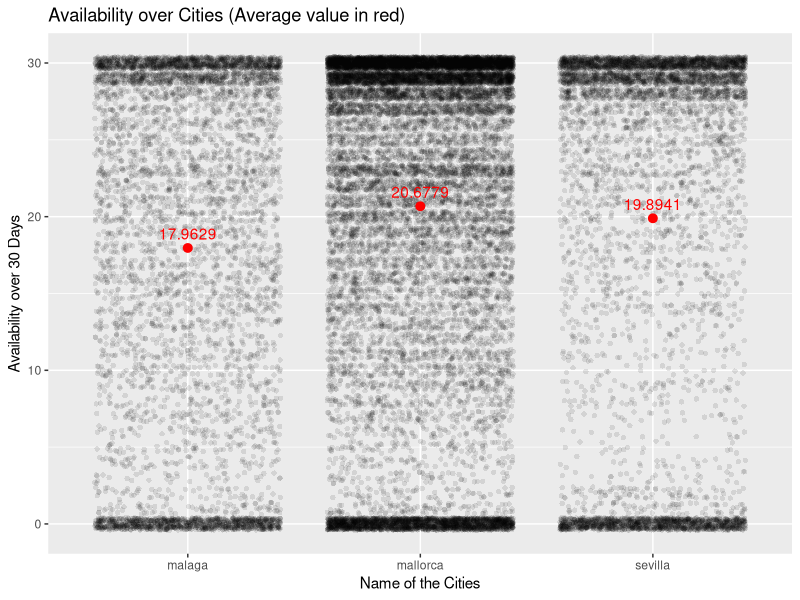
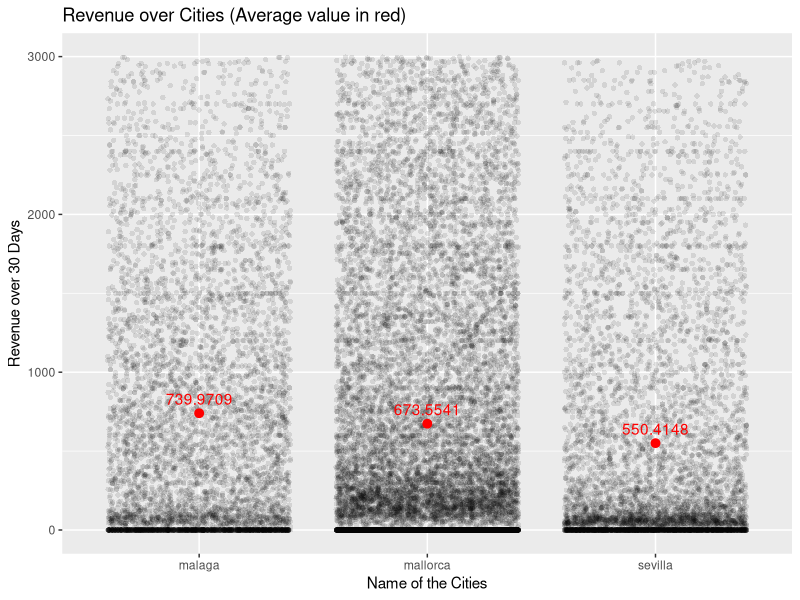
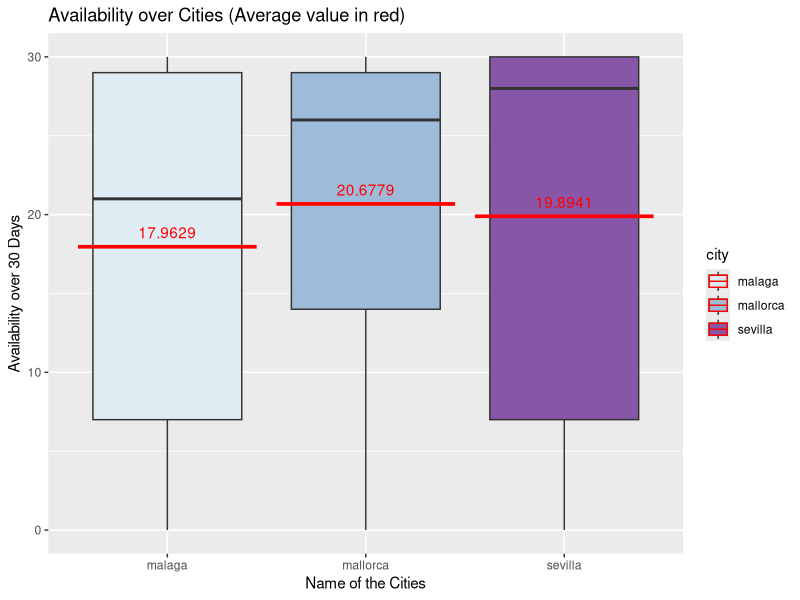
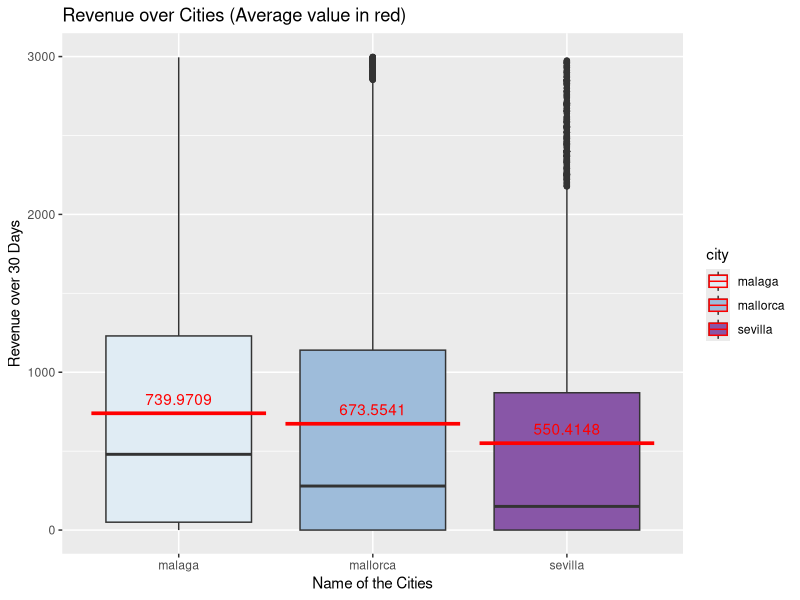
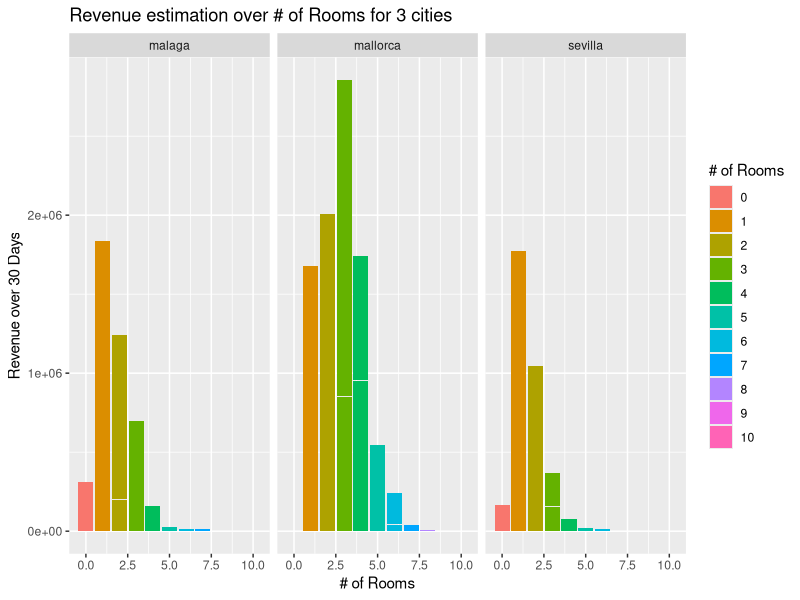
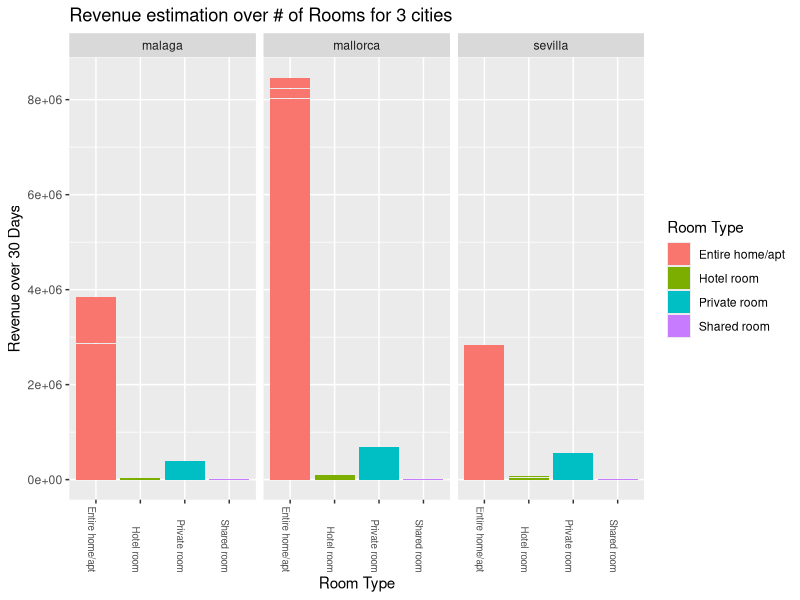
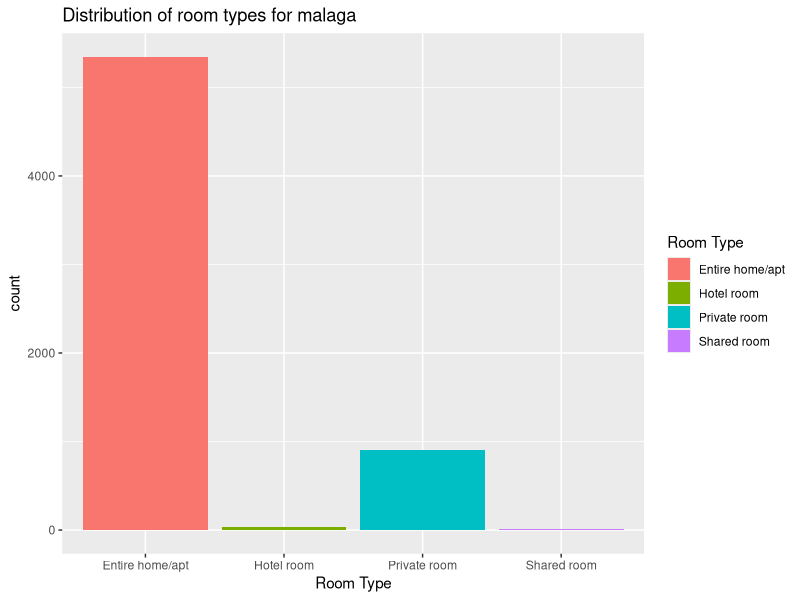
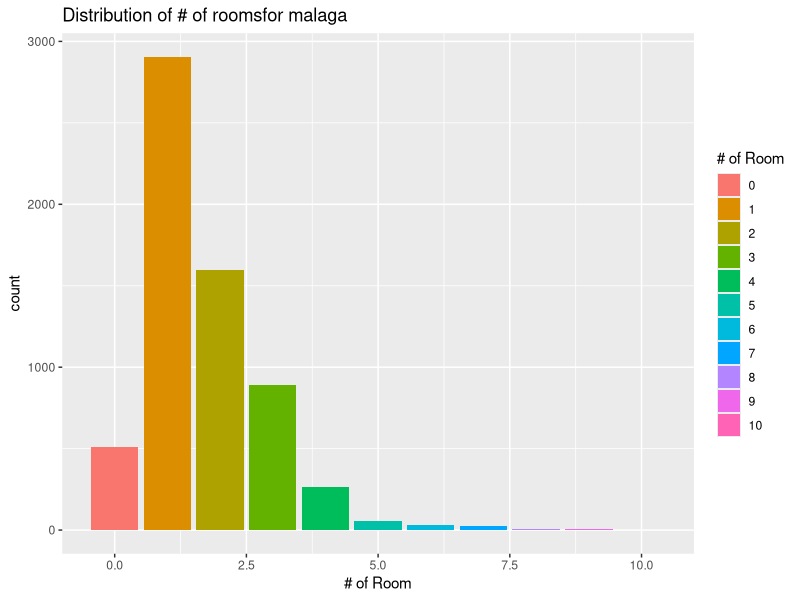

Reproduce these figures in R, in order.
## ---- chunk 1

cities_df <- rbind(
  as.data.frame(read.csv("data-20201106/data_cleansed/malaga/2020-06-30/listings.csv")),
  as.data.frame(read.csv("data-20201106/data_cleansed/mallorca/2020-09-19/listings.csv")),
  as.data.frame(read.csv("data-20201106/data_cleansed/sevilla/2020-06-29/listings.csv")))

head(cities_df)
## ---- chunk 2
library("ggplot2")
## ---- chunk 3
ggplot(cities_df,aes(x=city,y=availability_30, fill=city))+
  geom_jitter(alpha = 0.1, shape = 16)+
    theme(legend.position="none")+
  ggtitle("Availability over Cities (Average value in red)")+
  xlab("Name of the Cities")+ylab("Availability over 30 Days")+
  stat_summary(fun=mean, geom="pointrange",colour="red") + 
  stat_summary(fun=mean, colour="red", geom="text", show.legend  = FALSE, vjust=-0.7,      aes(      label=round(..y.., digits=4)))

## ---- chunk 4
ggplot(subset(cities_df,revenue_30<3000,c(city,revenue_30)),
       aes(x=city,y=revenue_30, fill=city))+
  geom_jitter(alpha = 0.1, shape = 16)+
  theme(legend.position="none")+
  ggtitle("Revenue over Cities (Average value in red)")+
  xlab("Name of the Cities")+ylab("Revenue over 30 Days")+
  stat_summary(fun=mean, geom="pointrange",colour="red") + 
  stat_summary(fun=mean, colour="red", geom="text", show.legend  = FALSE, vjust=-0.7,      aes(      label=round(..y.., digits=4)))
## ---- chunk 5

ggplot(cities_df,aes(x=city,y=availability_30, fill=city))+geom_boxplot() +

  ggtitle("Availability over Cities (Average value in red)")+
  xlab("Name of the Cities")+ylab("Availability over 30 Days")+
  stat_summary(fun=mean, geom="crossbar",colour="red") + 
  stat_summary(fun=mean, colour="red", geom="text", show.legend  = FALSE, vjust=-0.7,      aes( label=round(..y.., digits=4)))+
  scale_fill_brewer(palette="BuPu")

## ---- chunk 6
ggplot(subset(cities_df,revenue_30<3000,c(city,revenue_30)),
       aes(x=city,y=revenue_30, fill=city))+geom_boxplot() +

  ggtitle("Revenue over Cities (Average value in red)")+
  xlab("Name of the Cities")+ylab("Revenue over 30 Days")+
  stat_summary(fun=mean, geom="crossbar",colour="red") + 
  stat_summary(fun=mean, colour="red", geom="text", show.legend  = FALSE, vjust=-0.7,      aes( label=round(..y.., digits=4)))+
  scale_fill_brewer(palette="BuPu")
## ---- chunk 7

ggplot(subset(cities_df,bedrooms<=10&revenue_30<3000,c(city,revenue_30,bedrooms)), 
       aes(x=bedrooms , y=revenue_30 , fill=as.factor(bedrooms)))+ 
  geom_bar(stat="identity")+facet_grid(.~city)+
  ggtitle("Revenue estimation over # of Rooms for 3 cities")+
  xlab("# of Rooms")+ylab("Revenue over 30 Days")+ labs(fill="# of Rooms")
## ---- chunk 8
ggplot(subset(cities_df,revenue_30<3000,c(city,revenue_30,room_type)), 
       aes(x=room_type , y=revenue_30 , fill=as.factor(room_type)))+ 
  geom_bar(stat="identity")+facet_grid(.~city)+
  ggtitle("Revenue estimation over # of Rooms for 3 cities")+
  xlab("Room Type")+ylab("Revenue over 30 Days")+ labs(fill="Room Type")+
  theme(axis.text.x=element_text(angle = -90, hjust =1,size = 7))
## ---- chunk 9
city_sellected <- "malaga"

ggplot(subset(cities_df,city==city_sellected,room_type))+
geom_bar(mapping = aes(x=room_type,fill=as.factor(room_type)))+
  ggtitle( paste("Distribution of room types for",city_sellected))+
  xlab("Room Type")+ labs(fill="Room Type")
## ---- chunk 10
city_sellected <- "malaga"

ggplot(subset(cities_df,city==city_sellected & bedrooms <= 10 ,bedrooms))+
geom_bar(mapping = aes(x=bedrooms,fill=as.factor(bedrooms)))+
  ggtitle( paste("Distribution of # of roomsfor",city_sellected))+
  xlab("# of Room")+ labs(fill="# of Room")
## ---- chunk 11
city_sellected <- "malaga"

ggplot(subset(cities_df,city==city_sellected,neighbourhood_cleansed))+
geom_bar(mapping = aes(x=neighbourhood_cleansed,fill=as.factor(neighbourhood_cleansed)))+
  ggtitle( paste("Distribution of neighborhood for",city_sellected))+
  xlab("Name of Neighborhood")+ labs(fill="Name of Neighborhood")+
  theme(axis.text.x=element_text(angle = -90, hjust =1,size = 7))
## ---- chunk 12
city_sellected <- "malaga"

ggplot(subset(cities_df,city==city_sellected,c(room_type,availability_30)), 
       aes(x=room_type , y=availability_30 , fill=as.factor(room_type)))+ 
  geom_bar(stat="identity")+
  ggtitle(paste("Availability over # of Rooms for ",city_sellected))+
  xlab("Room Type")+ylab("Availability over 30 Days")+ labs(fill="Room Type")+
  theme(axis.text.x=element_text(angle = -90, hjust =1,size = 7))
## ---- chunk 13
city_sellected <- "malaga"

ggplot(subset(cities_df,city==city_sellected & bedrooms<=10,c(bedrooms,availability_30)), 
       aes(x=bedrooms , y=availability_30 , fill=as.factor(bedrooms)))+ 
  geom_bar(stat="identity")+
  ggtitle(paste("Availability over House Size for ",city_sellected))+
  xlab("House Size")+ylab("Availability over 30 Days")+ labs(fill="House Size")+
  theme(axis.text.x=element_text(angle = -90, hjust =1,size = 7))
## ---- chunk 14
city_sellected <- "malaga"

ggplot(subset(cities_df,city==city_sellected ,c(neighbourhood_cleansed,availability_30)), 
       aes(x=neighbourhood_cleansed , y=availability_30 ,
           fill=as.factor(neighbourhood_cleansed)))+ 
  geom_bar(stat="identity")+
  ggtitle(paste("Availability over Neighborhood for ",city_sellected))+
  xlab("Neighborhood")+ylab("Availability over 30 Days")+ labs(fill="Neighborhood")+
  theme(axis.text.x=element_text(angle = -90, hjust =1,size = 7))
## ---- chunk 15
city_sellected <- "malaga"

ggplot(subset(cities_df,city==city_sellected&revenue_30<3000,c(room_type,revenue_30)), 
       aes(x=room_type , y=revenue_30 , fill=as.factor(room_type)))+ 
  geom_bar(stat="identity")+
  ggtitle(paste("Revenue over # of Rooms for ",city_sellected))+
  xlab("Room Type")+ylab("Revenue over 30 Days")+ labs(fill="Room Type")+
  theme(axis.text.x=element_text(angle = -90, hjust =1,size = 7))
## ---- chunk 16
city_sellected <- "malaga"

ggplot(subset(cities_df,city==city_sellected & bedrooms<=10&revenue_30<3000,
              c(bedrooms,revenue_30)), 
       aes(x=bedrooms , y=revenue_30 , fill=as.factor(bedrooms)))+ 
  geom_bar(stat="identity")+
  ggtitle(paste("Revenue over House Size for ",city_sellected))+
  xlab("House Size")+ylab("Revenue over 30 Days")+ labs(fill="House Size")+
  theme(axis.text.x=element_text(angle = -90, hjust =1,size = 7))
## ---- chunk 17
city_sellected <- "malaga"

ggplot(subset(cities_df,city==city_sellected & revenue_30<3000,
              c(neighbourhood_cleansed,revenue_30)), 
       aes(x=neighbourhood_cleansed , y=revenue_30 ,
           fill=as.factor(neighbourhood_cleansed)))+ 
  geom_bar(stat="identity")+
  ggtitle(paste("Revenue over Neighborhood for ",city_sellected))+
  xlab("Neighborhood")+ylab("Revenue over 30 Days")+ labs(fill="Neighborhood")+
  theme(axis.text.x=element_text(angle = -90, hjust =1,size = 7))
## ---- chunk 18
city_sellected <- "malaga"

ggplot(subset(cities_df,city==city_sellected,c(room_type,availability_30)), 
       aes(x=room_type , y=availability_30 , fill=as.factor(room_type)))+ 
  geom_boxplot()+
  ggtitle(paste("Availability over Room Types ",city_sellected))+
  xlab("Room Type")+ylab("Availability over 30 Days")+ labs(fill="Room Type")+
  stat_summary(fun=mean, geom="crossbar",colour="red") + 
  stat_summary(fun=mean, colour="red", geom="text", show.legend  = FALSE, vjust=-0.7,      aes( label=round(..y.., digits=4)))+
  scale_fill_brewer(palette="BuPu")
## ---- chunk 19
city_sellected <- "malaga"

ggplot(subset(cities_df,city==city_sellected&bedrooms<=10,c(availability_30,bedrooms)), 
       aes(x=bedrooms , y=availability_30 , fill=as.factor(bedrooms)))+ 
  geom_boxplot()+
  scale_colour_gradient()+
  ggtitle(paste("Availability over # of Rooms for ",city_sellected))+
  xlab("# of Rooms")+ylab("Availability over 30 Days")+ labs(fill="# of Rooms")+
  stat_summary(fun=mean, geom="crossbar",colour="red") + 
  stat_summary(fun=mean, colour="red", geom="text", show.legend  = FALSE, vjust=-0.7,      
               aes( label=round(..y.., digits=4)))
## ---- chunk 20
city_sellected <- "malaga"

ggplot(subset(cities_df,city==city_sellected,c(availability_30,neighbourhood_cleansed)), 
       aes(x=neighbourhood_cleansed , y=availability_30 ,
           fill=as.factor(neighbourhood_cleansed)))+ 
  geom_boxplot()+
  scale_colour_gradient()+
  ggtitle(paste("Availability over Neighborhood for ",city_sellected))+
  xlab("Neighborhood")+ylab("Availability over 30 Days")+ labs(fill="Neighborhood")+
  stat_summary(fun=mean, geom="crossbar",colour="red") + 
  stat_summary(fun=mean, colour="red", geom="text", show.legend  = FALSE, vjust=-0.7,      
               aes( label=round(..y.., digits=4)))
## ---- chunk 21
city_sellected <- "malaga"

ggplot(subset(cities_df,city==city_sellected & revenue_30<3000,c(room_type,revenue_30)), 
       aes(x=room_type , y=revenue_30 , fill=as.factor(room_type)))+ 
  geom_boxplot()+
  ggtitle(paste("Revenue over Room Types ",city_sellected))+
  xlab("Room Type")+ylab("Revenue over 30 Days")+ labs(fill="Room Type")+
  stat_summary(fun=mean, geom="crossbar",colour="red") + 
  stat_summary(fun=mean, colour="red", geom="text", show.legend  = FALSE, vjust=-0.7,      aes( label=round(..y.., digits=4)))+
  scale_fill_brewer(palette="BuPu")

## ---- chunk 22
city_sellected <- "malaga"

ggplot(subset(cities_df,city==city_sellected&bedrooms<=10&revenue_30<3000,
              c(revenue_30,bedrooms)), 
       aes(x=bedrooms , y=revenue_30 , fill=as.factor(bedrooms)))+ 
  geom_boxplot()+
  scale_colour_gradient()+
  ggtitle(paste("revenue over # of Rooms for ",city_sellected))+
  xlab("# of Rooms")+ylab("revenue over 30 Days")+ labs(fill="# of Rooms")+
  stat_summary(fun=mean, geom="crossbar",colour="red") + 
  stat_summary(fun=mean, colour="red", geom="text", show.legend  = FALSE, vjust=-0.7,      
               aes( label=round(..y.., digits=4)))
## ---- chunk 23
city_sellected <- "malaga"

ggplot(subset(cities_df,city==city_sellected&revenue_30<3000,
              c(revenue_30,neighbourhood_cleansed)), 
       aes(x=neighbourhood_cleansed , y=revenue_30 ,
           fill=as.factor(neighbourhood_cleansed)))+ 
  geom_boxplot()+
  scale_colour_gradient()+
  ggtitle(paste("revenue over Neighborhood for ",city_sellected))+
  xlab("Neighborhood")+ylab("revenue over 30 Days")+ labs(fill="Neighborhood")+
  stat_summary(fun=mean, geom="crossbar",colour="red") + 
  stat_summary(fun=mean, colour="red", geom="text", show.legend  = FALSE, vjust=-0.7,      
               aes( label=round(..y.., digits=4)))
## ---- chunk 24
city_sellected <- "mallorca"

ggplot(subset(cities_df,city==city_sellected,room_type))+
geom_bar(mapping = aes(x=room_type,fill=as.factor(room_type)))+
  ggtitle( paste("Distribution of room types for",city_sellected))+
  xlab("Room Type")+ labs(fill="Room Type")


## ---- chunk 25
city_sellected <- "mallorca"

ggplot(subset(cities_df,city==city_sellected & bedrooms <= 10 ,bedrooms))+
geom_bar(mapping = aes(x=bedrooms,fill=as.factor(bedrooms)))+
  ggtitle( paste("Distribution of # of roomsfor",city_sellected))+
  xlab("# of Room")+ labs(fill="# of Room")
## ---- chunk 26
city_sellected <- "mallorca"

ggplot(subset(cities_df,city==city_sellected,neighbourhood_cleansed))+
geom_bar(mapping = aes(x=neighbourhood_cleansed,fill=as.factor(neighbourhood_cleansed)))+
  ggtitle( paste("Distribution of neighborhood for",city_sellected))+
  xlab("Name of Neighborhood")+ labs(fill="Name of Neighborhood")+
  theme(legend.position="none",
        axis.text.x=element_text(angle = -90, hjust =1,size = 5))
## ---- chunk 27
city_sellected <- "mallorca"

ggplot(subset(cities_df,city==city_sellected,c(room_type,availability_30)), 
       aes(x=room_type , y=availability_30 , fill=as.factor(room_type)))+ 
  geom_bar(stat="identity")+
  ggtitle(paste("Availability over # of Rooms for ",city_sellected))+
  xlab("Room Type")+ylab("Availability over 30 Days")+ labs(fill="Room Type")+
  theme(axis.text.x=element_text(angle = -90, hjust =1,size = 7))
## ---- chunk 28
city_sellected <- "mallorca"

ggplot(subset(cities_df,city==city_sellected & bedrooms<=10,c(bedrooms,availability_30)), 
       aes(x=bedrooms , y=availability_30 , fill=as.factor(bedrooms)))+ 
  geom_bar(stat="identity")+
  ggtitle(paste("Availability over House Size for ",city_sellected))+
  xlab("House Size")+ylab("Availability over 30 Days")+ labs(fill="House Size")+
  theme(axis.text.x=element_text(angle = -90, hjust =1,size = 7))
## ---- chunk 29
city_sellected <- "mallorca"

ggplot(subset(cities_df,city==city_sellected ,c(neighbourhood_cleansed,availability_30)), 
       aes(x=neighbourhood_cleansed , y=availability_30 ,
           fill=as.factor(neighbourhood_cleansed)))+ 
  geom_bar(stat="identity")+
  ggtitle(paste("Availability over Neighborhood for ",city_sellected))+
  xlab("Neighborhood")+ylab("Availability over 30 Days")+ labs(fill="Neighborhood")+
  theme(legend.position="none",
        axis.text.x=element_text(angle = -90, hjust =1,size = 5))
## ---- chunk 30
city_sellected <- "mallorca"

ggplot(subset(cities_df,city==city_sellected&revenue_30<3000,c(room_type,revenue_30)), 
       aes(x=room_type , y=revenue_30 , fill=as.factor(room_type)))+ 
  geom_bar(stat="identity")+
  ggtitle(paste("Revenue over # of Rooms for ",city_sellected))+
  xlab("Room Type")+ylab("Revenue over 30 Days")+ labs(fill="Room Type")+
  theme(axis.text.x=element_text(angle = -90, hjust =1,size = 7))
## ---- chunk 31
city_sellected <- "mallorca"

ggplot(subset(cities_df,city==city_sellected & bedrooms<=10&revenue_30<3000,
              c(bedrooms,revenue_30)), 
       aes(x=bedrooms , y=revenue_30 , fill=as.factor(bedrooms)))+ 
  geom_bar(stat="identity")+
  ggtitle(paste("Revenue over House Size for ",city_sellected))+
  xlab("House Size")+ylab("Revenue over 30 Days")+ labs(fill="House Size")+
  theme(axis.text.x=element_text(angle = -90, hjust =1,size = 7))
## ---- chunk 32
city_sellected <- "mallorca"

ggplot(subset(cities_df,city==city_sellected & revenue_30<3000,
              c(neighbourhood_cleansed,revenue_30)), 
       aes(x=neighbourhood_cleansed , y=revenue_30 ,
           fill=as.factor(neighbourhood_cleansed)))+ 
  geom_bar(stat="identity")+
  ggtitle(paste("Revenue over Neighborhood for ",city_sellected))+
  xlab("Neighborhood")+ylab("Revenue over 30 Days")+ labs(fill="Neighborhood")+
  theme(legend.position="none",
        axis.text.x=element_text(angle = -90, hjust =1,size = 5))
## ---- chunk 33
city_sellected <- "mallorca"

ggplot(subset(cities_df,city==city_sellected,c(room_type,availability_30)), 
       aes(x=room_type , y=availability_30 , fill=as.factor(room_type)))+ 
  geom_boxplot()+
  ggtitle(paste("Availability over Room Types ",city_sellected))+
  xlab("Room Type")+ylab("Availability over 30 Days")+ labs(fill="Room Type")+
  stat_summary(fun=mean, geom="crossbar",colour="red") + 
  stat_summary(fun=mean, colour="red", geom="text", show.legend  = FALSE, vjust=-0.7,      aes( label=round(..y.., digits=4)))+
  scale_fill_brewer(palette="BuPu")

## ---- chunk 34
city_sellected <- "mallorca"

ggplot(subset(cities_df,city==city_sellected&bedrooms<=10,c(availability_30,bedrooms)), 
       aes(x=bedrooms , y=availability_30 , fill=as.factor(bedrooms)))+ 
  geom_boxplot()+
  scale_colour_gradient()+
  ggtitle(paste("Availability over # of Rooms for ",city_sellected))+
  xlab("# of Rooms")+ylab("Availability over 30 Days")+ labs(fill="# of Rooms")+
  stat_summary(fun=mean, geom="crossbar",colour="red") + 
  stat_summary(fun=mean, colour="red", geom="text", show.legend  = FALSE, vjust=-0.7,      
               aes( label=round(..y.., digits=4)))
## ---- chunk 35
city_sellected <- "mallorca"

ggplot(subset(cities_df,city==city_sellected,c(availability_30,neighbourhood_cleansed)), 
       aes(x=neighbourhood_cleansed , y=availability_30 ,
           fill=as.factor(neighbourhood_cleansed)))+ 
  geom_boxplot()+
  scale_colour_gradient()+
  ggtitle(paste("Availability over Neighborhood for ",city_sellected))+
  xlab("Neighborhood")+ylab("Availability over 30 Days")+ labs(fill="Neighborhood")+
  stat_summary(fun=mean, geom="crossbar",colour="red") + 
  stat_summary(fun=mean, colour="red", geom="text", show.legend  = FALSE, vjust=-0.7,      
               aes( label=round(..y.., digits=2)))+
  theme(legend.position="none",
        axis.text.x=element_text(angle = -90, hjust =1,size = 5))
## ---- chunk 36
city_sellected <- "mallorca"

ggplot(subset(cities_df,city==city_sellected & revenue_30<3000,c(room_type,revenue_30)), 
       aes(x=room_type , y=revenue_30 , fill=as.factor(room_type)))+ 
  geom_boxplot()+
  ggtitle(paste("Revenue over Room Types ",city_sellected))+
  xlab("Room Type")+ylab("Revenue over 30 Days")+ labs(fill="Room Type")+
  stat_summary(fun=mean, geom="crossbar",colour="red") + 
  stat_summary(fun=mean, colour="red", geom="text", show.legend  = FALSE, vjust=-0.7,      aes( label=round(..y.., digits=4)))+
  scale_fill_brewer(palette="BuPu")
## ---- chunk 37
city_sellected <- "mallorca"

ggplot(subset(cities_df,city==city_sellected&bedrooms<=10&revenue_30<3000,
              c(revenue_30,bedrooms)), 
       aes(x=bedrooms , y=revenue_30 , fill=as.factor(bedrooms)))+ 
  geom_boxplot()+
  scale_colour_gradient()+
  ggtitle(paste("revenue over # of Rooms for ",city_sellected))+
  xlab("# of Rooms")+ylab("revenue over 30 Days")+ labs(fill="# of Rooms")+
  stat_summary(fun=mean, geom="crossbar",colour="red") + 
  stat_summary(fun=mean, colour="red", geom="text", show.legend  = FALSE, vjust=-0.7,      
               aes( label=round(..y.., digits=4)))
## ---- chunk 38
city_sellected <- "mallorca"

ggplot(subset(cities_df,city==city_sellected&revenue_30<3000,
              c(revenue_30,neighbourhood_cleansed)), 
       aes(x=neighbourhood_cleansed , y=revenue_30 ,
           fill=as.factor(neighbourhood_cleansed)))+ 
  geom_boxplot()+
  scale_colour_gradient()+
  ggtitle(paste("revenue over Neighborhood for ",city_sellected))+
  xlab("Neighborhood")+ylab("revenue over 30 Days")+ labs(fill="Neighborhood")+
  stat_summary(fun=mean, geom="crossbar",colour="red") + 
  stat_summary(fun=mean, colour="red", geom="text", show.legend  = FALSE, vjust=-0.7,      
               aes( label=round(..y.., digits=4)))+
  theme(legend.position="none",
        axis.text.x=element_text(angle = -90, hjust =1,size = 5))
## ---- chunk 39
city_sellected <- "sevilla"

ggplot(subset(cities_df,city==city_sellected,room_type))+
geom_bar(mapping = aes(x=room_type,fill=as.factor(room_type)))+
  ggtitle( paste("Distribution of room types for",city_sellected))+
  xlab("Room Type")+ labs(fill="Room Type")
## ---- chunk 40
city_sellected <- "sevilla"

ggplot(subset(cities_df,city==city_sellected& bedrooms <= 10 ,bedrooms))+
geom_bar(mapping = aes(x=bedrooms,fill=as.factor(bedrooms)))+
  ggtitle( paste("Distribution of # of roomsfor",city_sellected))+
  xlab("# of Room")+ labs(fill="# of Room")
## ---- chunk 41
city_sellected <- "sevilla"

ggplot(subset(cities_df,city==city_sellected,neighbourhood_cleansed))+
geom_bar(mapping = aes(x=neighbourhood_cleansed,fill=as.factor(neighbourhood_cleansed)))+
  ggtitle( paste("Distribution of neighborhood for",city_sellected))+
  xlab("Name of Neighborhood")+ labs(fill="Name of Neighborhood")+
  theme(legend.position="none",
        axis.text.x=element_text(angle = -90, hjust =1,size = 5))
## ---- chunk 42
city_sellected <- "sevilla"

ggplot(subset(cities_df,city==city_sellected,c(room_type,availability_30)), 
       aes(x=room_type , y=availability_30 , fill=as.factor(room_type)))+ 
  geom_bar(stat="identity")+
  ggtitle(paste("Availability over # of Rooms for ",city_sellected))+
  xlab("Room Type")+ylab("Availability over 30 Days")+ labs(fill="Room Type")+
  theme(axis.text.x=element_text(angle = -90, hjust =1,size = 7))
## ---- chunk 43
city_sellected <- "sevilla"

ggplot(subset(cities_df,city==city_sellected & bedrooms<=10,c(bedrooms,availability_30)), 
       aes(x=bedrooms , y=availability_30 , fill=as.factor(bedrooms)))+ 
  geom_bar(stat="identity")+
  ggtitle(paste("Availability over House Size for ",city_sellected))+
  xlab("House Size")+ylab("Availability over 30 Days")+ labs(fill="House Size")+
  theme(axis.text.x=element_text(angle = -90, hjust =1,size = 7))
## ---- chunk 44
city_sellected <- "sevilla"

ggplot(subset(cities_df,city==city_sellected ,c(neighbourhood_cleansed,availability_30)), 
       aes(x=neighbourhood_cleansed , y=availability_30 ,
           fill=as.factor(neighbourhood_cleansed)))+ 
  geom_bar(stat="identity")+
  ggtitle(paste("Availability over Neighborhood for ",city_sellected))+
  xlab("Neighborhood")+ylab("Availability over 30 Days")+ labs(fill="Neighborhood")+
  theme(legend.position="none",
        axis.text.x=element_text(angle = -90, hjust =1,size = 5))
## ---- chunk 45
city_sellected <- "sevilla"

ggplot(subset(cities_df,city==city_sellected&revenue_30<3000,c(room_type,revenue_30)), 
       aes(x=room_type , y=revenue_30 , fill=as.factor(room_type)))+ 
  geom_bar(stat="identity")+
  ggtitle(paste("Revenue over # of Rooms for ",city_sellected))+
  xlab("Room Type")+ylab("Revenue over 30 Days")+ labs(fill="Room Type")+
  theme(axis.text.x=element_text(angle = -90, hjust =1,size = 7))

## ---- chunk 46
city_sellected <- "sevilla"

ggplot(subset(cities_df,city==city_sellected & bedrooms<=10&revenue_30<3000,
              c(bedrooms,revenue_30)), 
       aes(x=bedrooms , y=revenue_30 , fill=as.factor(bedrooms)))+ 
  geom_bar(stat="identity")+
  ggtitle(paste("Revenue over House Size for ",city_sellected))+
  xlab("House Size")+ylab("Revenue over 30 Days")+ labs(fill="House Size")+
  theme(axis.text.x=element_text(angle = -90, hjust =1,size = 7))
## ---- chunk 47
city_sellected <- "sevilla"

ggplot(subset(cities_df,city==city_sellected & revenue_30<3000,
              c(neighbourhood_cleansed,revenue_30)), 
       aes(x=neighbourhood_cleansed , y=revenue_30 ,
           fill=as.factor(neighbourhood_cleansed)))+ 
  geom_bar(stat="identity")+
  ggtitle(paste("Revenue over Neighborhood for ",city_sellected))+
  xlab("Neighborhood")+ylab("Revenue over 30 Days")+ labs(fill="Neighborhood")+
  theme(legend.position="none",
        axis.text.x=element_text(angle = -90, hjust =1,size = 5))
## ---- chunk 48
city_sellected <- "sevilla"

ggplot(subset(cities_df,city==city_sellected,c(room_type,availability_30)), 
       aes(x=room_type , y=availability_30 , fill=as.factor(room_type)))+ 
  geom_boxplot()+
  ggtitle(paste("Availability over Room Types ",city_sellected))+
  xlab("Room Type")+ylab("Availability over 30 Days")+ labs(fill="Room Type")+
  stat_summary(fun=mean, geom="crossbar",colour="red") + 
  stat_summary(fun=mean, colour="red", geom="text", show.legend  = FALSE, vjust=-0.7,      aes( label=round(..y.., digits=4)))+
  scale_fill_brewer(palette="BuPu")
## ---- chunk 49
city_sellected <- "sevilla"

ggplot(subset(cities_df,city==city_sellected&bedrooms<=10,c(availability_30,bedrooms)), 
       aes(x=bedrooms , y=availability_30 , fill=as.factor(bedrooms)))+ 
  geom_boxplot()+
  scale_colour_gradient()+
  ggtitle(paste("Availability over # of Rooms for ",city_sellected))+
  xlab("# of Rooms")+ylab("Availability over 30 Days")+ labs(fill="# of Rooms")+
  stat_summary(fun=mean, geom="crossbar",colour="red") + 
  stat_summary(fun=mean, colour="red", geom="text", show.legend  = FALSE, vjust=-0.7,      
               aes( label=round(..y.., digits=4)))
## ---- chunk 50
city_sellected <- "sevilla"

ggplot(subset(cities_df,city==city_sellected,c(availability_30,neighbourhood_cleansed)), 
       aes(x=neighbourhood_cleansed , y=availability_30 ,
           fill=as.factor(neighbourhood_cleansed)))+ 
  geom_boxplot()+
  scale_colour_gradient()+
  ggtitle(paste("Availability over Neighborhood for ",city_sellected))+
  xlab("Neighborhood")+ylab("Availability over 30 Days")+ labs(fill="Neighborhood")+
  stat_summary(fun=mean, geom="crossbar",colour="red") + 
  stat_summary(fun=mean, colour="red", geom="text", show.legend  = FALSE, vjust=-0.7,      
               aes( label=round(..y.., digits=2)))+
  theme(legend.position="none",
        axis.text.x=element_text(angle = -90, hjust =1,size = 5))
## ---- chunk 51
city_sellected <- "sevilla"

ggplot(subset(cities_df,city==city_sellected & revenue_30<3000,c(room_type,revenue_30)), 
       aes(x=room_type , y=revenue_30 , fill=as.factor(room_type)))+ 
  geom_boxplot()+
  ggtitle(paste("Revenue over Room Types ",city_sellected))+
  xlab("Room Type")+ylab("Revenue over 30 Days")+ labs(fill="Room Type")+
  stat_summary(fun=mean, geom="crossbar",colour="red") + 
  stat_summary(fun=mean, colour="red", geom="text", show.legend  = FALSE, vjust=-0.7,      aes( label=round(..y.., digits=4)))+
  scale_fill_brewer(palette="BuPu")
## ---- chunk 52
city_sellected <- "sevilla"

ggplot(subset(cities_df,city==city_sellected&bedrooms<=10&revenue_30<3000,
              c(revenue_30,bedrooms)), 
       aes(x=bedrooms , y=revenue_30 , fill=as.factor(bedrooms)))+ 
  geom_boxplot()+
  scale_colour_gradient()+
  ggtitle(paste("revenue over # of Rooms for ",city_sellected))+
  xlab("# of Rooms")+ylab("revenue over 30 Days")+ labs(fill="# of Rooms")+
  stat_summary(fun=mean, geom="crossbar",colour="red") + 
  stat_summary(fun=mean, colour="red", geom="text", show.legend  = FALSE, vjust=-0.7,      
               aes( label=round(..y.., digits=4)))
## ---- chunk 53
city_sellected <- "sevilla"

ggplot(subset(cities_df,city==city_sellected&revenue_30<3000,
              c(revenue_30,neighbourhood_cleansed)), 
       aes(x=neighbourhood_cleansed , y=revenue_30 ,
           fill=as.factor(neighbourhood_cleansed)))+ 
  geom_boxplot()+
  scale_colour_gradient()+
  ggtitle(paste("revenue over Neighborhood for ",city_sellected))+
  xlab("Neighborhood")+ylab("revenue over 30 Days")+ labs(fill="Neighborhood")+
  stat_summary(fun=mean, geom="crossbar",colour="red") + 
  stat_summary(fun=mean, colour="red", geom="text", show.legend  = FALSE, vjust=-0.7,      
               aes( label=round(..y.., digits=4)))+
  theme(legend.position="none",
        axis.text.x=element_text(angle = -90, hjust =1,size = 5))
